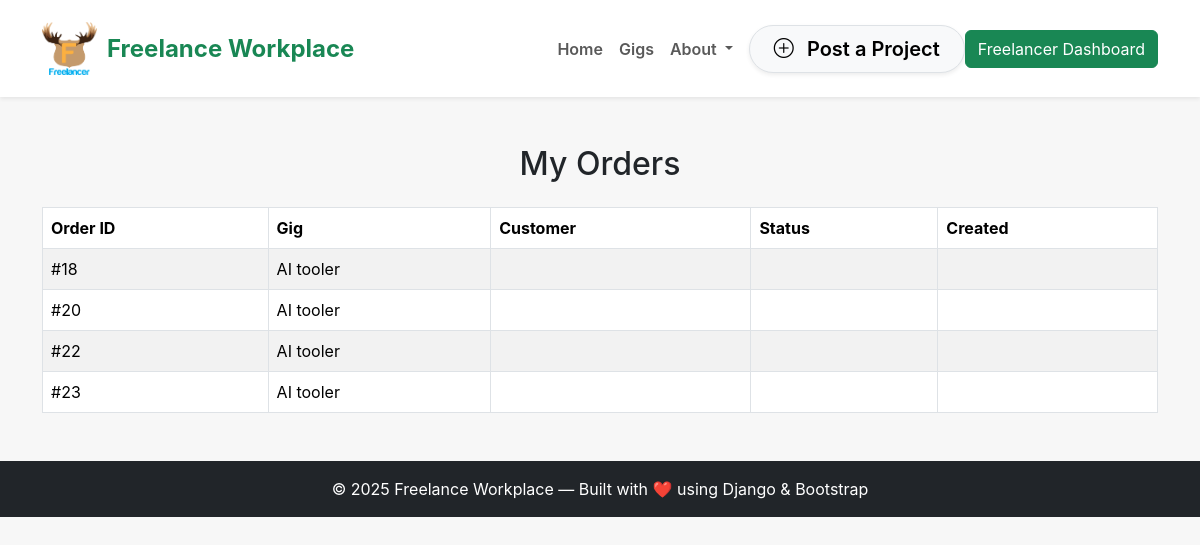
The page /freelancer/orders/ (signed in) on the database as committed earlier.
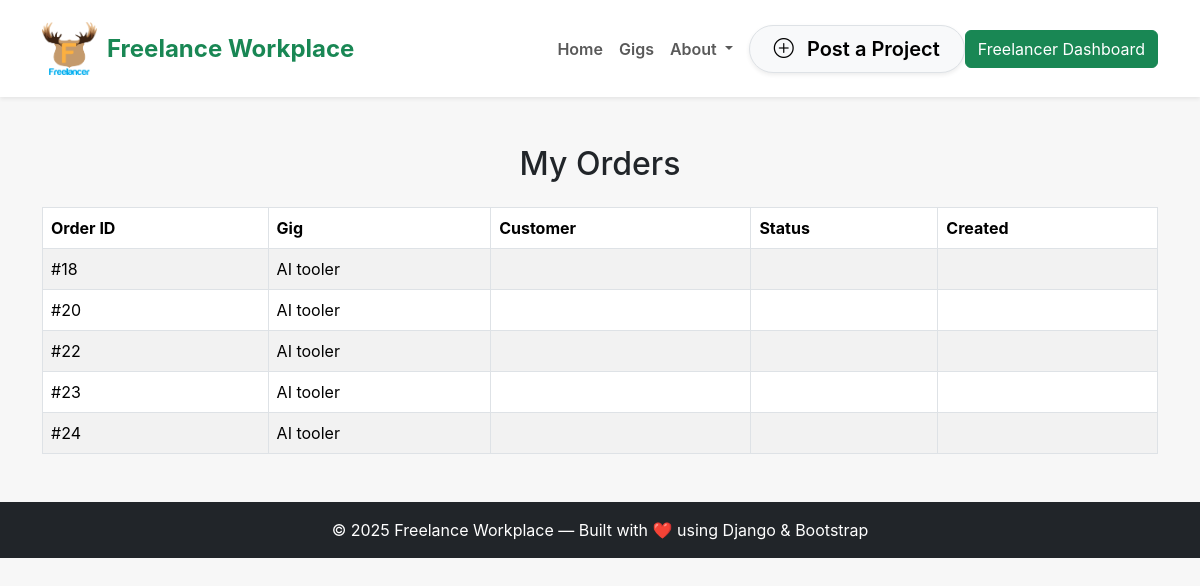
The same page on the database as committed later.
### freelance_marketplace/models.py (models this page shows, shortened)
class GigOrder(models.Model):
    gig = models.ForeignKey(Gig, on_delete=models.CASCADE)
    customer = models.ForeignKey(
        settings.AUTH_USER_MODEL,
        on_delete=models.CASCADE
    )
    ordered_at = models.DateTimeField(auto_now_add=True)

class Gig(models.Model):
    freelancer = models.ForeignKey(settings.AUTH_USER_MODEL, on_delete=models.CASCADE, related_name='freelancer_gigs')
    title = models.CharField(max_length=200)
    description = models.TextField()
    category = models.ForeignKey(Category, on_delete=models.SET_NULL, null=True, blank=True)
    price = models.DecimalField(max_digits=10, decimal_places=2)
    image = models.ImageField(upload_to='gigs/', blank=True, null=True)
    created_by = models.ForeignKey(
        settings.AUTH_USER_MODEL,
        on_delete=models.CASCADE,
        related_name='created_gigs'
    )
    created_at = models.DateTimeField(auto_now_add=True)

### freelance_marketplace/views.py (the view)
# urls.py: path('freelancer/orders/', views.freelancer_orders, name='freelancer_orders'),
@login_required
def freelancer_orders(request):
    gigs = Gig.objects.filter(freelancer=request.user)
    orders = GigOrder.objects.filter(gig__in=gigs)
    return render(request, 'orders/freelancer_orders.html', {'orders': orders})

### freelance_marketplace/templates/orders/freelancer_orders.html
{% extends "base.html" %}
{% block content %}
<div class="container mt-5">
  <h2 class="text-center mb-4">My Orders</h2>
  {% if orders %}
    <table class="table table-striped table-bordered">
      <thead>
        <tr>
          <th>Order ID</th>
          <th>Gig</th>
          <th>Customer</th>
          <th>Status</th>
          <th>Created</th>
        </tr>
      </thead>
      <tbody>
        {% for order in orders %}
        <tr>
          <td>#{{ order.id }}</td>
          <td>{{ order.gig.title }}</td>
          <td>{{ order.customer.user.username }}</td>
          <td>{{ order.status }}</td>
          <td>{{ order.created_at|date:"Y-m-d H:i" }}</td>
        </tr>
        {% endfor %}
      </tbody>
    </table>
  {% else %}
    <p class="text-center text-muted">No orders found yet.</p>
  {% endif %}
</div>
{% endblock %}

Rows that differ between the two databases and show on the page:
added GigOrder: id "24", gig "AI tooler"
